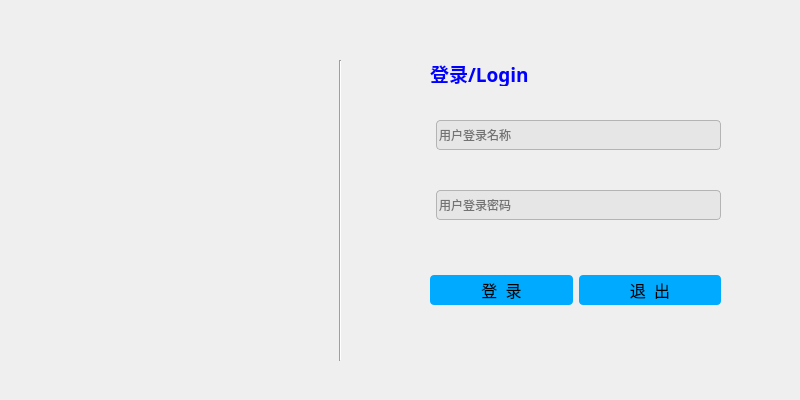
<?xml version="1.0" encoding="UTF-8"?>
<ui version="4.0">
 <class>login</class>
 <widget class="QDialog" name="login">
  <property name="geometry">
   <rect>
    <x>0</x>
    <y>0</y>
    <width>800</width>
    <height>400</height>
   </rect>
  </property>
  <property name="sizePolicy">
   <sizepolicy hsizetype="Fixed" vsizetype="Fixed">
    <horstretch>0</horstretch>
    <verstretch>0</verstretch>
   </sizepolicy>
  </property>
  <property name="minimumSize">
   <size>
    <width>800</width>
    <height>400</height>
   </size>
  </property>
  <property name="maximumSize">
   <size>
    <width>800</width>
    <height>400</height>
   </size>
  </property>
  <property name="windowTitle">
   <string>登录</string>
  </property>
  <property name="styleSheet">
   <string notr="true"/>
  </property>
  <widget class="QLabel" name="label_3">
   <property name="geometry">
    <rect>
     <x>430</x>
     <y>60</y>
     <width>100</width>
     <height>26</height>
    </rect>
   </property>
   <property name="font">
    <font>
     <family>微软雅黑</family>
     <pointsize>14</pointsize>
     <weight>75</weight>
     <bold>true</bold>
    </font>
   </property>
   <property name="styleSheet">
    <string notr="true">color: rgb(0, 0, 255);</string>
   </property>
   <property name="text">
    <string>登录/Login</string>
   </property>
  </widget>
  <widget class="QLabel" name="label_4">
   <property name="geometry">
    <rect>
     <x>70</x>
     <y>80</y>
     <width>200</width>
     <height>200</height>
    </rect>
   </property>
   <property name="minimumSize">
    <size>
     <width>200</width>
     <height>200</height>
    </size>
   </property>
   <property name="maximumSize">
    <size>
     <width>200</width>
     <height>200</height>
    </size>
   </property>
   <property name="styleSheet">
    <string notr="true">image: url(:/img/resource/img/login.png);</string>
   </property>
   <property name="text">
    <string/>
   </property>
   <property name="alignment">
    <set>Qt::AlignCenter</set>
   </property>
  </widget>
  <widget class="Line" name="line">
   <property name="geometry">
    <rect>
     <x>330</x>
     <y>60</y>
     <width>20</width>
     <height>301</height>
    </rect>
   </property>
   <property name="orientation">
    <enum>Qt::Vertical</enum>
   </property>
  </widget>
  <widget class="QWidget" name="">
   <property name="geometry">
    <rect>
     <x>430</x>
     <y>270</y>
     <width>291</width>
     <height>41</height>
    </rect>
   </property>
   <layout class="QHBoxLayout" name="horizontalLayout">
    <item>
     <widget class="QPushButton" name="pb_login">
      <property name="minimumSize">
       <size>
        <width>100</width>
        <height>30</height>
       </size>
      </property>
      <property name="font">
       <font>
        <family>微软雅黑</family>
        <pointsize>12</pointsize>
       </font>
      </property>
      <property name="styleSheet">
       <string notr="true">background-color: rgb(0, 170, 255);
border-radius:4px</string>
      </property>
      <property name="text">
       <string>登  录</string>
      </property>
     </widget>
    </item>
    <item>
     <widget class="QPushButton" name="pb_esc">
      <property name="minimumSize">
       <size>
        <width>100</width>
        <height>30</height>
       </size>
      </property>
      <property name="font">
       <font>
        <family>微软雅黑</family>
        <pointsize>12</pointsize>
       </font>
      </property>
      <property name="styleSheet">
       <string notr="true">background-color: rgb(0, 170, 255);
border-radius:4px</string>
      </property>
      <property name="text">
       <string>退  出</string>
      </property>
     </widget>
    </item>
   </layout>
  </widget>
  <widget class="QWidget" name="">
   <property name="geometry">
    <rect>
     <x>430</x>
     <y>120</y>
     <width>291</width>
     <height>32</height>
    </rect>
   </property>
   <layout class="QFormLayout" name="formLayout">
    <item row="0" column="1">
     <widget class="QLineEdit" name="le_userName">
      <property name="minimumSize">
       <size>
        <width>210</width>
        <height>30</height>
       </size>
      </property>
      <property name="styleSheet">
       <string notr="true">QLineEdit {
    border:1px solid rgb(180, 180, 180);
    background:rgb(230,230,230);
    border-radius:4px
}</string>
      </property>
      <property name="placeholderText">
       <string>用户登录名称</string>
      </property>
     </widget>
    </item>
   </layout>
  </widget>
  <widget class="QWidget" name="">
   <property name="geometry">
    <rect>
     <x>430</x>
     <y>190</y>
     <width>291</width>
     <height>32</height>
    </rect>
   </property>
   <layout class="QFormLayout" name="formLayout_2">
    <item row="0" column="1">
     <widget class="QLineEdit" name="le_passWord">
      <property name="minimumSize">
       <size>
        <width>210</width>
        <height>30</height>
       </size>
      </property>
      <property name="styleSheet">
       <string notr="true">QLineEdit {
    border:1px solid rgb(180, 180, 180);
    background:rgb(230,230,230);
    border-radius:4px
}</string>
      </property>
      <property name="echoMode">
       <enum>QLineEdit::Password</enum>
      </property>
      <property name="placeholderText">
       <string>用户登录密码</string>
      </property>
     </widget>
    </item>
   </layout>
  </widget>
 </widget>
 <resources>
  <include location="../resource.qrc"/>
 </resources>
 <connections/>
</ui>
